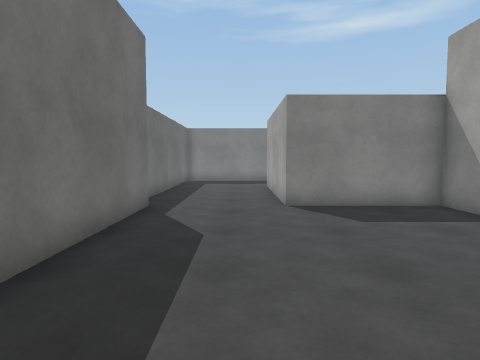
[1] (above)

14 first-person views from a walk through a 3-D level made in the Unity game engine. The camera is 1.3 m above the floor, tilts 4° down and sees 75° across. The floor is counted in squares, 1 m on a side. Each view is taken from the middle of a square. On the plan, view 1 faces up. The plan holds only what a view shows up to about 14 squares ahead; the rest is blank. The player character is not drawn. Surface patterns are stand-ins for the level's own textures.

[2]
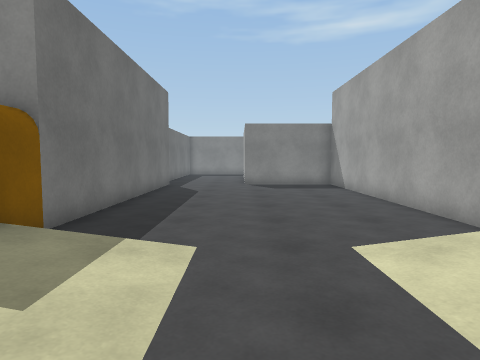

[3]
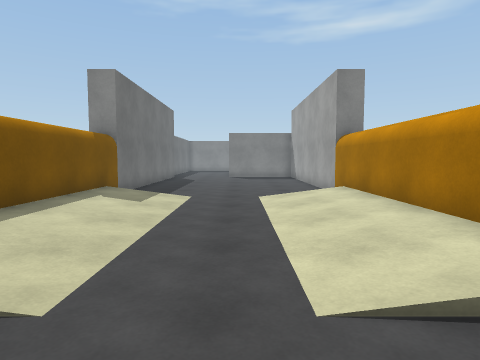

[4]
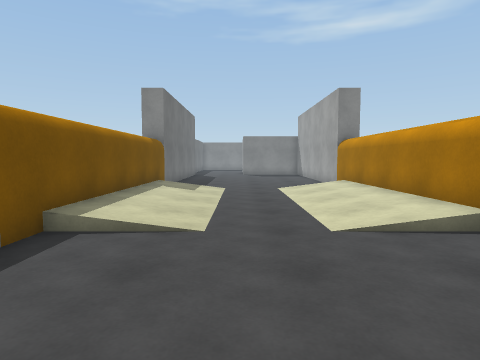

[5]
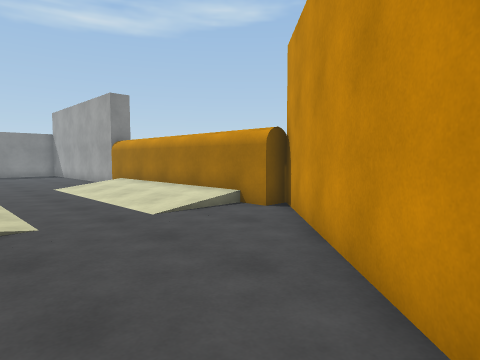

[6]
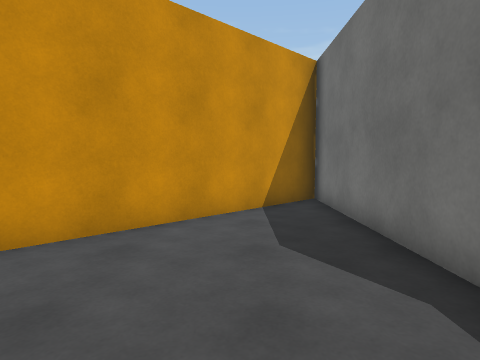

[7]
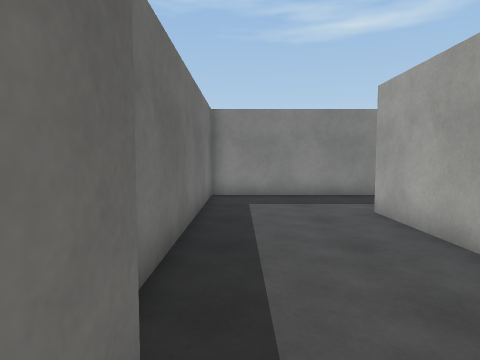

[8]
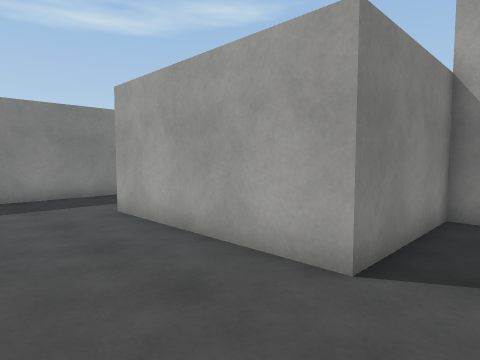

[9]
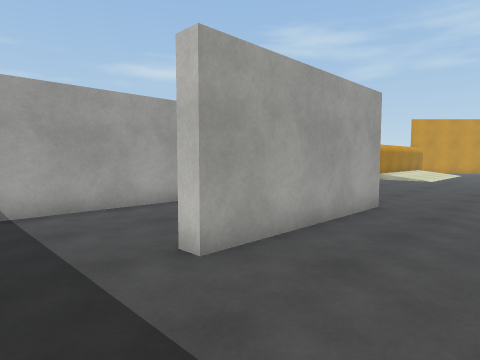

[10]
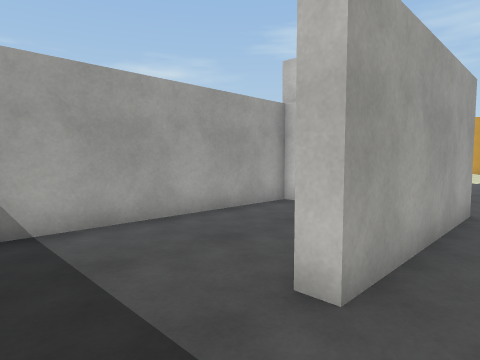

[11]
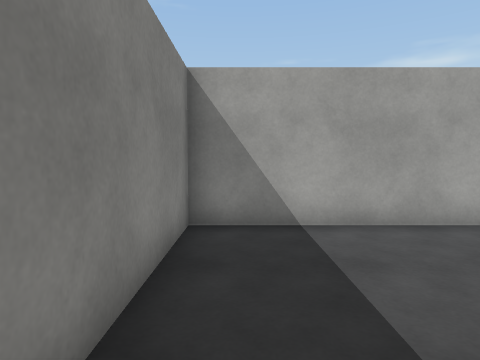

[12]
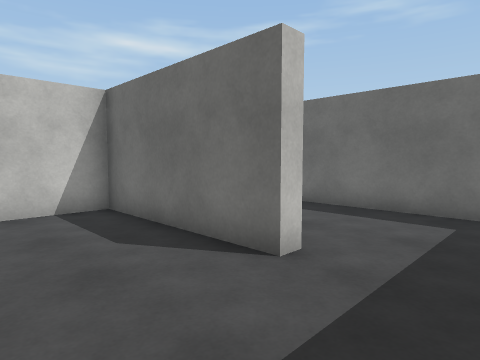

[13]
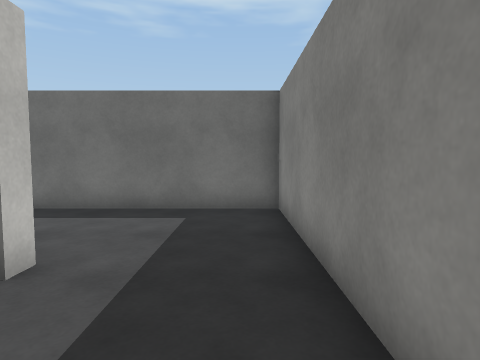

[14]
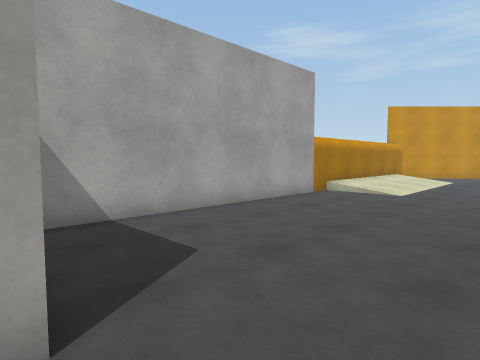

### Floor plan
Key: @ floor where view 1 was taken; # wall or solid block; . main floor; : floor 0.25 m higher than the main floor; / step, stairs or slope.
Columns run from 3 left of view 1 to 6 right of it. Each row starts with its distance up from view 1.
 18 ##########
 17 #........#
 16 #........#
 15 #........#
 14 #...##...#
 13 #...##...#
 12 #...##...#
 11 #...##...#
 10 #...##...#
  9 #...######
  8 #........#
  7 #........#
  6 #........#
  5 #........#
  4 #........#
  3 #........#
  2 #........#
  1 #........#
  0 #..@.....#
 -1 #........#
 -2 #........#
 -3 #:/..../:#
 -4 #:/..../:#
 -5 #:/..../:#
 -6 #:/..../:#
 -7 #:/..../:#
 -8 #:/..../:#
 -9 #:/..../:#
-10 #:/..../:#
-11 #........#
-12 #........#
-13 #.......##
-14 #......##
-15 #.....##
-16 #....##
-17 #...##
-18 #..##
-19 #.##
-20 ###

Where each view was taken, in squares from view 1:
view 1: 0 up, 0 right, facing up
view 2: 7 down, 1 right, facing up
view 3: 13 down, 2 right, facing up
view 4: 16 down, 1 right, facing up
view 5: 17 down, 1 left, facing up-right
view 6: 10 down, 0 right, facing down
view 7: 7 up, 2 left, facing up
view 8: 7 up, 2 left, facing up-right
view 9: 17 up, 2 left, facing down-right
view 10: 17 up, 0 right, facing down-right
view 11: 17 up, 0 right, facing right
view 12: 17 up, 5 right, facing down-left
view 13: 17 up, 5 right, facing left
view 14: 9 up, 1 left, facing down-right
